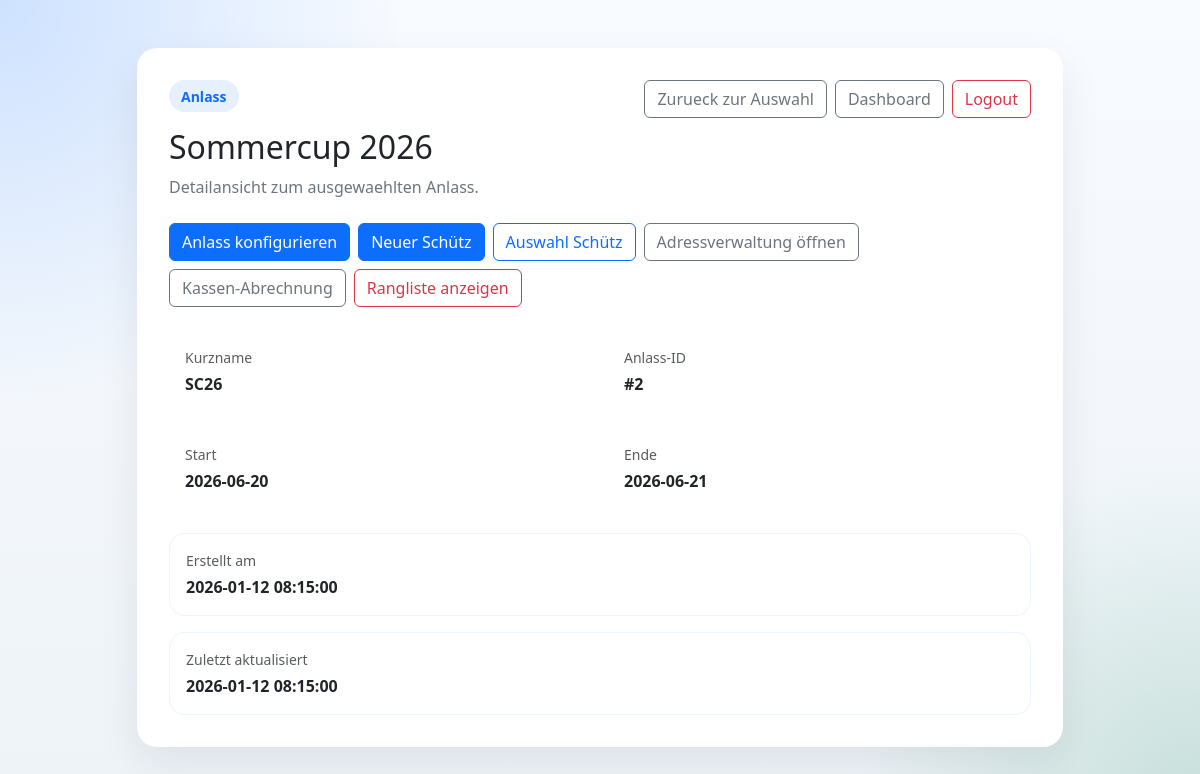
The app's page /anlass/2 (signed in) with its own data.
### tables this page shows
CREATE TABLE anlass (
    id INT UNSIGNED AUTO_INCREMENT PRIMARY KEY,
    fk_adress_id_creator INT UNSIGNED NULL,
    fk_adress_id_modifier INT UNSIGNED NULL,
    name_anlass VARCHAR(190) NOT NULL,
    shortname_anlass VARCHAR(100) NULL,
    start_anlass DATE NULL,
    end_anlass DATE NULL,
    created_by_user_id INT UNSIGNED NULL,
    created_at TIMESTAMP NOT NULL DEFAULT CURRENT_TIMESTAMP,
    updated_by_user_id INT UNSIGNED NULL,
    updated_at TIMESTAMP NOT NULL DEFAULT CURRENT_TIMESTAMP ON UPDATE CURRENT_TIMESTAMP,
    CONSTRAINT fk_anlass_adress_creator
        FOREIGN KEY (fk_adress_id_creator) REFERENCES adressen(id)
        ON DELETE SET NULL,
    CONSTRAINT fk_anlass_adress_modifier
        FOREIGN KEY (fk_adress_id_modifier) REFERENCES adressen(id)
        ON DELETE SET NULL,
    CONSTRAINT fk_anlass_created_by
        FOREIGN KEY (created_by_user_id) REFERENCES users(id)
        ON DELETE SET NULL,
    CONSTRAINT fk_anlass_updated_by
        FOREIGN KEY (updated_by_user_id) REFERENCES users(id)
        ON DELETE SET NULL
);

### app/Core/View.php (called while the page is built, shortened)
<?php
final class View
{
    public static function render(string $view, array $data = []): void
    {
        self::requireView($view, $data);
    }
    private static function requireView(string $view, array $data = []): void
    {
        $viewFile = dirname(__DIR__) . '/Views/' . $view . '.php';
        extract($data, EXTR_SKIP);
        require $viewFile;
    }
}

### app/Core/Controller.php (called while the page is built, shortened)
<?php
abstract class Controller
{
    protected function render(string $view, array $data = []): void
    {
        View::render($view, $data);
    }
}

### app/Controllers/AnlassController.php (called while the page is built, shortened)
<?php
final class AnlassController extends Controller
{
    public function show(array $params): void
    {
        $user = $this->authService->requireUser();
        $id = (int) ($params['id'] ?? 0);
        $anlass = $this->anlassService->getAnlassById($id);
        $this->render('anlass/show', [
            'user' => $user,
            'anlass' => $anlass,
        ]);
    }
}

### public/index.php (called while the page is built, shortened)
<?php
$authController = new AuthController(app_auth());
$clientApiController = new ClientApiController(
    app_auth(),
    app_api_token_service(),
    app_client_api_service(),
    new App\Models\User()
);
$anlassController = new AnlassController(app_auth(), app_anlass_service(), new App\Models\Gaben(), new App\Models\Stich(), new App\Models\Auszeichnungslimitten(), app_ranglisten_service(), app_kassen_service());
$adressenController = new AdressenController(app_auth(), app_anlass_service(), new App\Models\Adressen(), new App\Models\Plz());
$loesenController = new LoesenController(app_auth(), app_anlass_service(), new App\Models\Adressen(), new App\Models\Standblatt(), new App\Models\Stich(), new App\Models\Gaben());
$abrechnenController = new AbrechnenController(app_auth(), app_anlass_service(), new App\Models\Adressen(), new App\Models\Standblatt(), new App\Models\Gaben(), app_abrechnungs_service());
$dashboardController = new DashboardController(app_auth());
$homeController = new HomeController(app_auth());
$router = new Router();
$router->get('/', [$homeController, 'index']);
$router->get('/login', [$authController, 'showLogin']);
$router->post('/login', [$authController, 'login']);
$router->get('/logout', [$authController, 'logout']);
$router->get('/dashboard', [$dashboardController, 'index']);
$router->get('/anlass', [$anlassController, 'index']);
$router->get('/anlass/neu', [$anlassController, 'create']);
$router->post('/anlass/neu', [$anlassController, 'store']);
$router->get('/anlass/{id}/bearbeiten', [$anlassController, 'edit']);
$router->post('/anlass/{id}/bearbeiten', [$anlassController, 'update']);
$router->get('/anlass/{id}/konfiguration', [$anlassController, 'konfiguration']);
$router->post('/anlass/{id}/konfiguration/gaben', [$anlassController, 'storeGabe']);
$router->post('/anlass/{id}/konfiguration/gaben/{gabeId}', [$anlassController, 'updateGabe']);
$router->post('/anlass/{id}/konfiguration/gaben/{gabeId}/loeschen', [$anlassController, 'deleteGabe']);
$router->post('/anlass/{id}/konfiguration/gaben-regeln', [$anlassController, 'storeRegel']);
$router->post('/anlass/{id}/konfiguration/gaben-regeln/{regelId}/loeschen', [$anlassController, 'deleteRegel']);
$router->get('/anlass/{id}/abschliessen', [$anlassController, 'abschliessen']);
$router->get('/anlass/{id}/kasse', [$anlassController, 'kasse']);
$router->get('/anlass/{id}/schuetzen', [$adressenController, 'index']);
$router->get('/anlass/{id}/schuetzen/neu', [$adressenController, 'index']);
$router->post('/anlass/{id}/schuetzen/neu', [$adressenController, 'store']);
$router->get('/anlass/{id}/loesen', [$loesenController, 'open']);
$router->get('/anlass/{id}/loesen/neu', [$loesenController, 'create']);
$router->post('/anlass/{id}/loesen/neu', [$loesenController, 'store']);
$router->get('/anlass/{id}/loesen/{standblattId}/abrechnen', [$abrechnenController, 'show']);
$router->post('/anlass/{id}/loesen/{standblattId}/abrechnen', [$abrechnenController, 'speichern']);
$router->get('/anlass/{id}/loesen/{standblattId}/abrechnen/druck', [$abrechnenController, 'druck']);
$router->get('/anlass/{id}/loesen/{standblattId}/druck', [$loesenController, 'druck']);
$router->get('/anlass/{id}/loesen/{standblattId}', [$loesenController, 'show']);
$router->post('/anlass/{id}/loesen/{standblattId}', [$loesenController, 'update']);
$router->get('/anlass/{id}', [$anlassController, 'show']);
$router->post('/api/login', [$clientApiController, 'login']);
$router->get('/api/anlaesse', [$clientApiController, 'anlaesse']);
$router->get('/api/anlaesse/{id}/shooters', [$clientApiController, 'shooters']);
$router->get('/api/anlaesse/{id}/shooters/new', [$clientApiController, 'newShooters']);
$router->post('/api/anlaesse/{id}/shots/import', [$clientApiController, 'importShots']);
$router->get('/index.php', static function (): never {
    Response::redirect('/');
});
$router->get('/login.php', static function (): never {
    Response::redirect('/login');
});
$router->post('/auth/login_process.php', [$authController, 'login']);
$router->get('/auth/login_process.php', static function (): never {
    Response::redirect('/login');
});
$router->get('/dashboard.php', static function (): never {
    Response::redirect('/dashboard');
});
$router->get('/logout.php', static function (): never {
    Response::redirect('/logout');
});
$router->get('/auth/require_login.php', static function (): never {
    Response::redirect('/dashboard');
});
$router->dispatch($_SERVER['REQUEST_METHOD'] ?? 'GET', $_SERVER['REQUEST_URI'] ?? '/');

### app/Core/Database.php (called while the page is built, shortened)
<?php
final class Database
{
    public static function connection(): PDO
    {
        static $pdo = null;
        if ($pdo instanceof PDO) {
            return $pdo;
        }
        $dsn = sprintf(
            'mysql:host=%s;dbname=%s;charset=%s',
            DB_HOST,
            DB_NAME,
            DB_CHARSET
        );
        $pdo = new PDO($dsn, DB_USER, DB_PASS, [
            PDO::ATTR_ERRMODE => PDO::ERRMODE_EXCEPTION,
            PDO::ATTR_DEFAULT_FETCH_MODE => PDO::FETCH_ASSOC,
            PDO::ATTR_EMULATE_PREPARES => false,
        ]);
        return $pdo;
    }
}

### app/Models/Anlass.php (called while the page is built, shortened)
<?php
final class Anlass
{
    public function findById(int $id): ?array
    {
        $statement = Database::connection()->prepare(
            'SELECT id, fk_adress_id_creator, fk_adress_id_modifier, name_anlass, shortname_anlass,
                    start_anlass, end_anlass, created_by_user_id, created_at, updated_by_user_id, updated_at
             FROM anlass
             WHERE id = :id
             LIMIT 1'
        );
        $statement->execute(['id' => $id]);
        $anlass = $statement->fetch();
        return $anlass ?: null;
    }
}

### app/Services/AnlassService.php (called while the page is built, shortened)
<?php
final class AnlassService
{
    public function getAnlassById(int $id): ?array
    {
        return $this->anlassModel->findById($id);
    }
}

### app/Core/Url.php (called while the page is built, shortened)
<?php
final class Url
{
    public static function app(string $path = ''): string
    {
        $basePath = rtrim(APP_BASE_PATH, '/');
        $path = '/' . ltrim($path, '/');
        return $basePath . $path;
    }
}

### app/Views/anlass/show.php (the view, shortened to what this page needs)
<?php
$anlassId = (int) $anlass['id'];
?>
<!DOCTYPE html>
<html lang="de">
<head>
</head>
<body class="app-shell">
    <main class="container py-5">
        <div class="row justify-content-center">
            <div class="col-12 col-xl-10">
                <div class="card dashboard-card">
                    <div class="card-body">
                        <div class="d-flex flex-column flex-md-row justify-content-between align-items-md-start gap-3 mb-4">
                            <div>
                                <div class="brand-badge mb-3">Anlass</div>
                                <h1 class="h2 mb-2"><?= htmlspecialchars((string) $anlass['name_anlass']) ?></h1>
                                <p class="muted-copy mb-0">
                                    Detailansicht zum ausgewaehlten Anlass.
                                </p>
                            </div>
                            <div class="d-flex flex-wrap gap-2">
                                <a href="<?= htmlspecialchars(Url::app('/anlass')) ?>" class="btn btn-outline-secondary">
                                    Zurueck zur Auswahl
                                </a>
                                <a href="<?= htmlspecialchars(Url::app('/dashboard')) ?>" class="btn btn-outline-secondary">
                                    Dashboard
                                </a>
                                <a href="<?= htmlspecialchars(Url::app('/logout')) ?>" class="btn btn-outline-danger">
                                    Logout
                                </a>
                            </div>
                        </div>
                        <div class="d-flex flex-wrap gap-2 mb-4">
                            <a href="<?= htmlspecialchars(Url::app('/anlass/' . $anlassId . '/konfiguration')) ?>" class="btn btn-primary">
                                Anlass konfigurieren
                            </a>
                            <a href="<?= htmlspecialchars(Url::app('/anlass/' . $anlassId . '/schuetzen/neu')) ?>" class="btn btn-primary">
                                Neuer Schütz
                            </a>
                            <a href="<?= htmlspecialchars(Url::app('/anlass/' . $anlassId . '/loesen')) ?>" class="btn btn-outline-primary">
                                Auswahl Schütz
                            </a>
                            <a href="<?= htmlspecialchars(Url::app('/anlass/' . $anlassId . '/schuetzen')) ?>" class="btn btn-outline-secondary">
                                Adressverwaltung öffnen
                            </a>
                            <a href="<?= htmlspecialchars(Url::app('/anlass/' . $anlassId . '/kasse')) ?>" class="btn btn-outline-secondary">
                                Kassen-Abrechnung
                            </a>
                            <a href="<?= htmlspecialchars(Url::app('/anlass/' . $anlassId . '/abschliessen')) ?>" class="btn btn-outline-danger">
                                Rangliste anzeigen
                            </a>
                        </div>
                        <div class="row g-3">
                            <div class="col-12 col-md-6">
                                <div class="list-group-item h-100 p-3 bg-white rounded-4">
                                    <div class="small text-body-secondary mb-1">Kurzname</div>
                                    <div class="fw-semibold">
                                        <?= htmlspecialchars((string) ($anlass['shortname_anlass'] ?: 'Kein Kurzname hinterlegt')) ?>
                                    </div>
                                </div>
                            </div>
                            <div class="col-12 col-md-6">
                                <div class="list-group-item h-100 p-3 bg-white rounded-4">
                                    <div class="small text-body-secondary mb-1">Anlass-ID</div>
                                    <div class="fw-semibold">#<?= htmlspecialchars((string) $anlass['id']) ?></div>
                                </div>
                            </div>
                            <div class="col-12 col-md-6">
                                <div class="list-group-item h-100 p-3 bg-white rounded-4">
                                    <div class="small text-body-secondary mb-1">Start</div>
                                    <div class="fw-semibold">
                                        <?= htmlspecialchars((string) ($anlass['start_anlass'] ?: 'Kein Startdatum hinterlegt')) ?>
                                    </div>
                                </div>
                            </div>
                            <div class="col-12 col-md-6">
                                <div class="list-group-item h-100 p-3 bg-white rounded-4">
                                    <div class="small text-body-secondary mb-1">Ende</div>
                                    <div class="fw-semibold">
                                        <?= htmlspecialchars((string) ($anlass['end_anlass'] ?: 'Kein Enddatum hinterlegt')) ?>
                                    </div>
                                </div>
                            </div>
                        </div>
                        <div class="dashboard-meta mt-4">
                            <div class="list-group">
                                <div class="list-group-item p-3">
                                    <div class="small text-body-secondary mb-1">Erstellt am</div>
                                    <div class="fw-semibold">
                                        <?= htmlspecialchars((string) ($anlass['created_at'] ?: 'Nicht hinterlegt')) ?>
                                    </div>
                                </div>
                                <div class="list-group-item p-3 mt-3">
                                    <div class="small text-body-secondary mb-1">Zuletzt aktualisiert</div>
                                    <div class="fw-semibold">
                                        <?= htmlspecialchars((string) ($anlass['updated_at'] ?: 'Nicht hinterlegt')) ?>
                                    </div>
                                </div>
                            </div>
                        </div>
                    </div>
                </div>
            </div>
        </div>
    </main>
</body>
</html>

### app/Core/Router.php (shortened to what this page needs)
<?php
final class Router
{
    private array $routes = [];
    public function dispatch(string $method, string $uri): void
    {
        $path = $this->normalizePath($uri);
        foreach ($this->routes[$method] ?? [] as $route) {
            if (!preg_match($route['pattern'], $path, $matches)) {
                continue;
            }
            $params = [];
            foreach ($matches as $key => $value) {
                if (is_string($key)) {
                    $params[$key] = $value;
                }
            }
            $route['handler']($params);
            return;
        }
    }
    private function map(string $method, string $path, callable $handler): void
    {
        $normalizedPath = $this->normalizePath($path);
        $quotedPath = preg_quote($normalizedPath, '#');
        $pattern = preg_replace_callback(
            '/\\\\\{([a-zA-Z_][a-zA-Z0-9_]*)\\\\\}/',
            static fn (array $matches): string => '(?P<' . $matches[1] . '>[^/]+)',
            $quotedPath
        );
        $this->routes[$method][] = [
            'path' => $normalizedPath,
            'pattern' => '#^' . $pattern . '$#',
            'handler' => $handler,
        ];
    }
    private function normalizePath(string $path): string
    {
        $path = parse_url($path, PHP_URL_PATH) ?: '/';
        if ($path !== '/') {
            $path = rtrim($path, '/');
        }
        return $path === '' ? '/' : $path;
    }
}

### records on screen
anlass: name_anlass "Sommercup 2026", shortname_anlass "SC26", id "2", start_anlass "2026-06-20", end_anlass "2026-06-21", created_at "2026-01-12 08:15:00", updated_at "2026-01-12 08:15:00"
